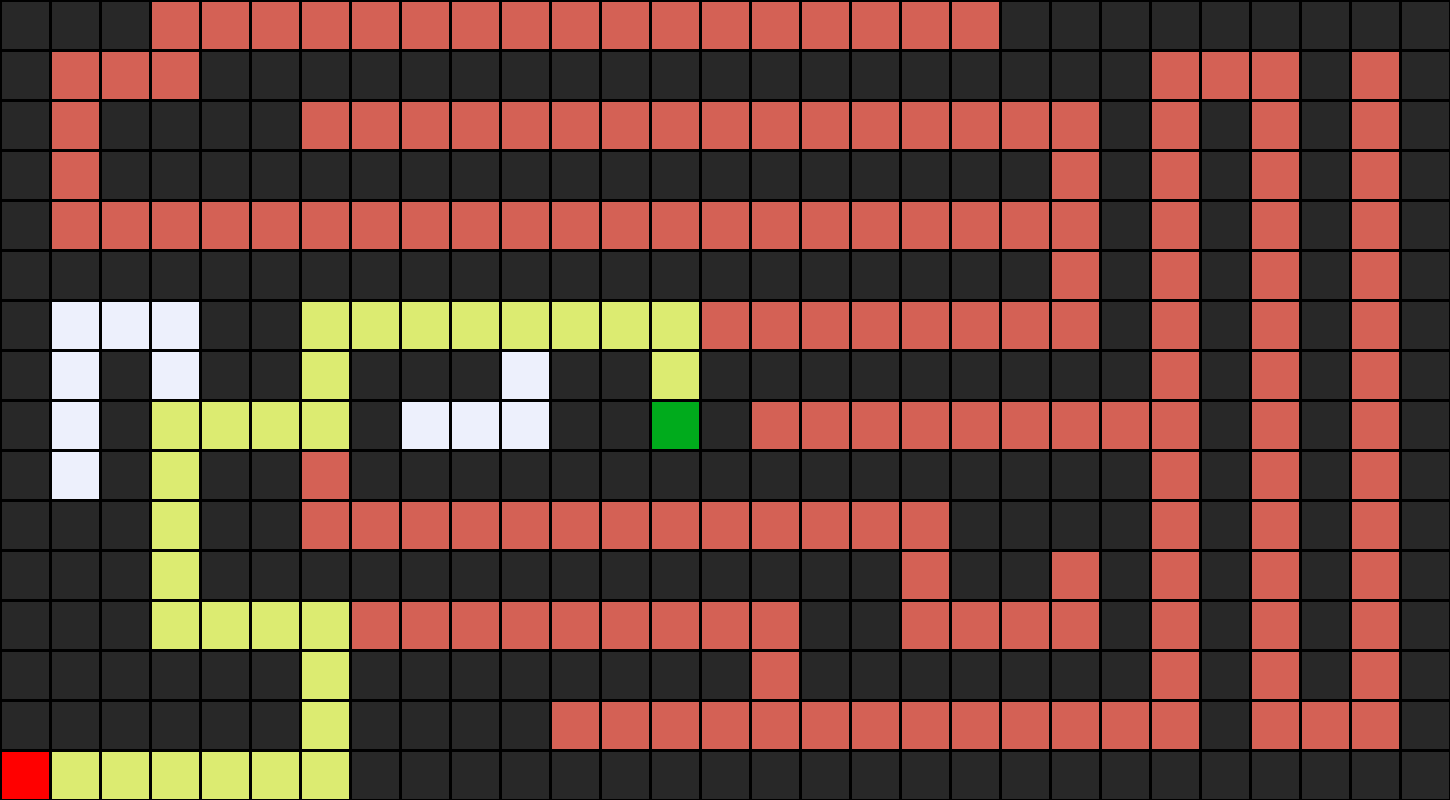

Recreate this plot in Python.
class Node():
    def __init__(self, state, parent, action):
        self.state = state
        self.parent = parent
        self.action = action

class StackFrontier():
    def __init__(self):
        self.frontier = []

    def add(self, node):
        self.frontier.append(node)

    def contains_state(self, state):
        return any(node.state == state for node in self.frontier)

    def empty(self):
        return len(self.frontier) == 0

    def remove(self):
        if (self.empty()):
            raise Exception("Empty frontier")
        else:
            node = self.frontier[-1]
            self.frontier = self.frontier[:-1]
            return node


class QueueFrontier(StackFrontier):
    def remove(self):
        if (self.empty()):
            raise Exception("Empty frontier")
        else:
            node = self.frontier[0]
            self.frontier = self.frontier[1:]
            return node

class Maze():
    def __init__(self, filename):
        with open(filename) as f:
            contents = f.read()

        if (contents.count("A") != 1):
            raise Exception("Maze must have exactly one start point")
        if (contents.count("B") != 1):
            raise Exception("Maze must have exactly one goal")

        contents = contents.splitlines()
        self.height = len(contents)
        self.width = max(len(line) for line in contents)

        self.walls = [[False] * self.width for _ in range(self.height)]
        for i in range(self.height):
            for j in range(self.width):
                    if (contents[i][j] == "A"):
                        self.start = (i, j)
                    elif (contents[i][j] == "B"):
                        self.goal = (i, j)
                    elif (contents[i][j] == "#"):
                        self.walls[i][j] = True
                    else:
                        if (contents[i][j] != " "):
                            raise ValueError

        self.solution = None


    def print(self):
        solution = self.solution[1] if self.solution is not None else None
        
        for i in range(len(self.walls)):
            for j in range(len(self.walls[i])):
                if (self.walls[i][j]):
                    print("#", end="")
                elif ((i, j) == self.start):
                    print("A", end="")
                elif ((i, j) == self.goal):
                    print("B", end="")
                elif (solution is not None and (i, j) in solution):
                    print(".", end="")
                else:
                    print(" ", end="")
            print()


    def neighbors(self, state):
        row, col = state
        candidates = [
            ("up", (row - 1, col)),
            ("down", (row + 1, col)),
            ("left", (row, col - 1)),
            ("right", (row, col + 1))
        ]

        result = []
        for action, (r, c) in candidates:
            if ((0 <= r < self.height) and (0 <= c < self.width) and (not self.walls[r][c])):
                result.append((action, (r, c)))
        return result


    def solve(self, type):
        """Finds a solution to maze, if one exists."""
        self.num_explored = 0

        start = Node(state=self.start, parent=None, action=None)
        if (type == "DFS"):
            frontier = StackFrontier()
        elif (type == "BFS"):
            frontier = QueueFrontier()
        else:
            raise ValueError
        
        frontier.add(start)
        self.explored = set()

        while (True):
            if (frontier.empty()):
                raise Exception("no solution")

            node = frontier.remove()
            self.num_explored += 1

            if (node.state == self.goal):
                actions = []
                cells = []
                while (node.parent is not None):
                    actions.append(node.action)
                    cells.append(node.state)
                    node = node.parent

                actions.reverse()
                cells.reverse()
                self.solution = (actions, cells)
                return

            self.explored.add(node.state)

            for action, state in self.neighbors(node.state):
                if (not frontier.contains_state(state) and state not in self.explored):
                    child = Node(state=state, parent=node, action=action)
                    frontier.add(child)


    def output_image(self, filename, show_solution=True, show_explored=False):
        from PIL import Image, ImageDraw
        cell_size = 50
        cell_border = 2

        # Create a blank canvas
        img = Image.new("RGBA", (self.width * cell_size, self.height * cell_size), "black")
        draw = ImageDraw.Draw(img)

        solution = self.solution[1] if self.solution is not None else None
        for i in range(len(self.walls)):
            for j in range(len(self.walls[i])):
                # Walls
                if (self.walls[i][j]):
                    fill = (40, 40, 40)
                # Start
                elif ((i, j) == self.start):
                    fill = (255, 0, 0)
                # Goal
                elif ((i, j) == self.goal):
                    fill = (0, 171, 28)
                # Solution
                elif ((solution is not None) and show_solution and ((i, j) in solution)):
                    fill = (220, 235, 113)
                # Explored
                elif ((solution is not None) and show_explored and ((i, j) in self.explored)):
                    fill = (212, 97, 85)
                # Empty cell
                else:
                    fill = (237, 240, 252)

                # Draw cell
                draw.rectangle(
                    ([(j * cell_size + cell_border, i * cell_size + cell_border),
                      ((j + 1) * cell_size - cell_border, (i + 1) * cell_size - cell_border)]),
                    fill=fill
                )

        img.save(filename)


m = Maze("Maze\\maze.txt")
print("Maze:\n")
m.print()
print("\nSolving...")
m.solve(type="DFS")
print("States Explored:", m.num_explored)
print("Solution:\n")
m.print()
m.output_image("maze.png", show_explored=True)
